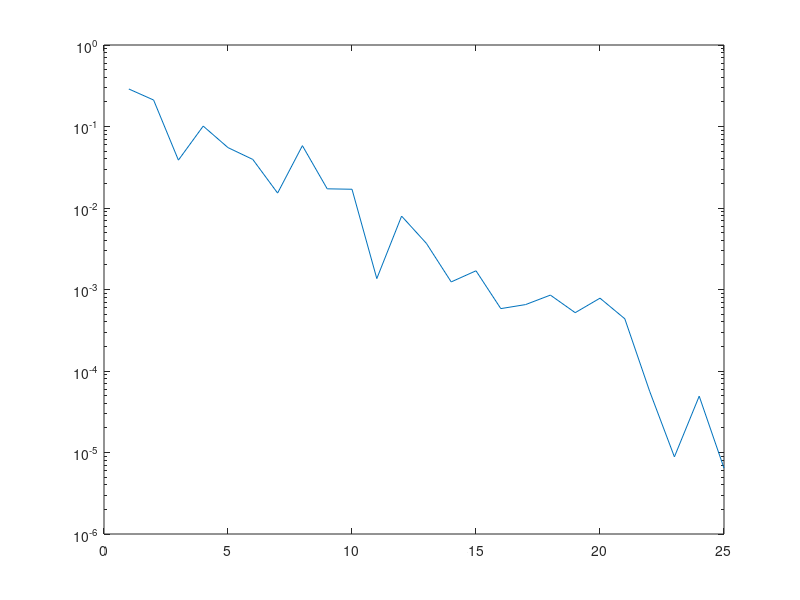

Write the MATLAB code that produced this figure.
VOL = (1-cos(1))^2;
max = 25;
err = ones(max,1);
parfor i = 1:max
    ntrials = 2^i;
    x = rand(1,ntrials);
    y = rand(1,ntrials);
    z = rand(1,ntrials);
    hits = (z < sin(x).*sin(y));
    err(i) = abs(sum(hits)/ntrials - VOL);
    % hist(rand(1,ntrials));
end
semilogy(1:max,err);